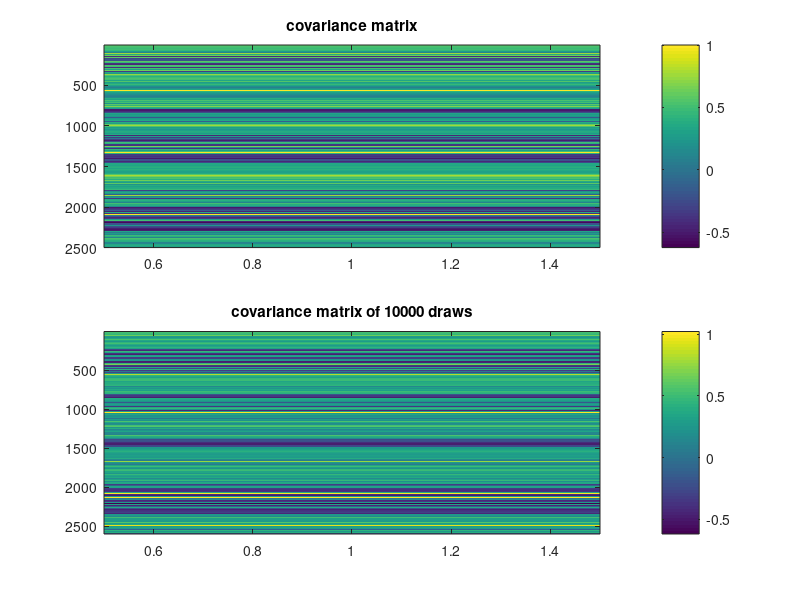

Write the MATLAB code that produced this figure.
coMat = textread('coVarMat.txt');

sample = textread('mulSampleMat.txt');

h = figure(1);
subplot(2,1,1);
imagesc(coMat);
title('covariance matrix');
colorbar;
subplot(2,1,2);
imagesc(sample);
title('covariance matrix of 10000 draws');
set(h, 'Position', [100, 100, 500, 1000]);
colorbar;